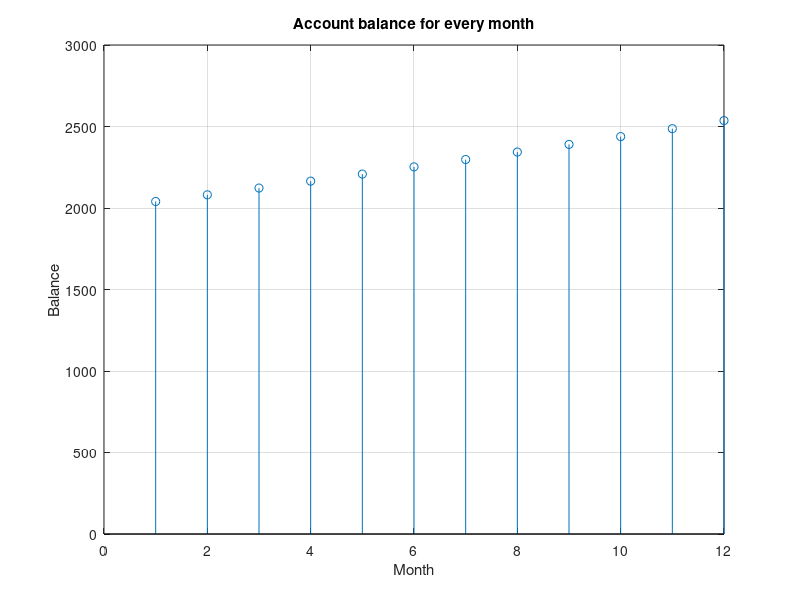
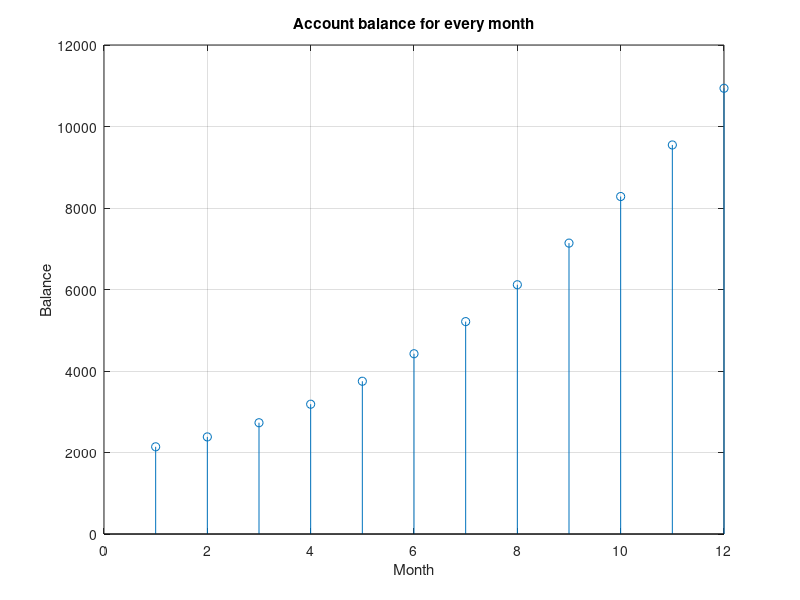

Here is the MATLAB script that generated these plots, in order:
% B. Recursive solution of difference equation

% B.1

% The equation relating the output y[n] (the balance) to the input x[n]
% (the deposit) is
% y[n] = y[n - 1] + 0.02 * y[n - 1] + x[n]

% B.2

y = zeros(1, 12);
y(1) = 1.02 * 2000;

for i = 2:12
    y(i) = y(i - 1) + 0.02 * y(i - 1);
end

figure;
stem(y);
grid;
title('Account balance for every month');
xlabel('Month');
ylabel('Balance');

% B.3

y = zeros(1, 12);
y(1) = 1.02 * 2000 + 100 * 1;

for i = 2:12
    y(i) = y(i - 1) + 0.02 * y(i - 1) + 100 * i;
end

figure;
stem(y);
grid;
title('Account balance for every month');
xlabel('Month');
ylabel('Balance');

